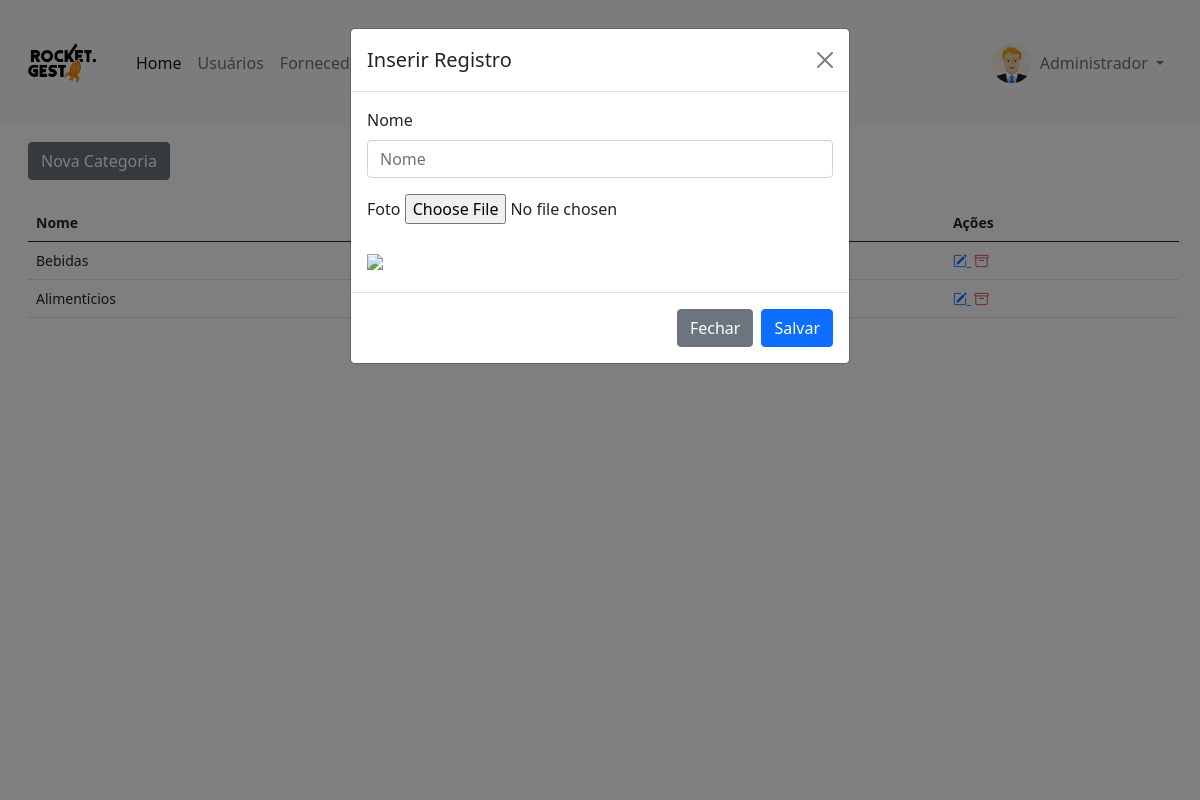
Page /pdv/painel-adm/index.php?pagina=categorias&funcao=novo (signed in) on the committed database.
### tables this page shows
CREATE TABLE `usuarios` (
  `id` int(11) NOT NULL,
  `nome` varchar(50) NOT NULL,
  `email` varchar(50) NOT NULL,
  `cpf` varchar(20) NOT NULL,
  `senha` varchar(20) NOT NULL,
  `nivel` varchar(20) NOT NULL
);

CREATE TABLE `categorias` (
  `id` int(11) NOT NULL,
  `nome` varchar(50) NOT NULL,
  `foto` varchar(150) DEFAULT NULL
);

### pdv/painel-adm/index.php (the view, shortened to what this page needs)
<?php
require_once('../conexao.php');
$menu1 = 'home';
$menu2 = 'usuarios';
$menu3 = 'fornecedores';
$menu4 = 'categorias';
$menu7 = 'caixas';
$menu8 = 'forma_pgtos';
$query = $pdo->query("SELECT * from usuarios WHERE id = '$_SESSION[id_usuario]'");
$res = $query->fetchAll(PDO::FETCH_ASSOC);
$nome_usu = $res[0]['nome'];
 ?>
<!DOCTYPE html>
<html>
<head>
	<link href="https://cdn.jsdelivr.net/npm/bootstrap@5.0.0-beta1/dist/css/bootstrap.min.css" rel="stylesheet">
	<link rel="stylesheet" type="text/css" href="../vendor/DataTables/datatables.min.css"/>
	<link rel="stylesheet" href="https://cdn.jsdelivr.net/npm/bootstrap-icons@1.3.0/font/bootstrap-icons.css">
</head>
<body>
	<nav class="navbar navbar-expand-lg navbar-light bg-light">
  <div class="container-fluid">
    <a class="navbar-brand" href="index.php">
    	<img src="../img/logo-texto-escuro.png" width="100">
    </a>
    <div class="collapse navbar-collapse" id="navbarSupportedContent">
      <ul class="navbar-nav me-auto mb-2 mb-lg-0">
        <li class="nav-item">
          <a class="nav-link active" aria-current="page" href="index.php?pagina=<?php echo $menu1 ?>">Home</a>
        </li>
        <li class="nav-item">
          <a class="nav-link" href="index.php?pagina=<?php echo $menu2 ?>">Usuários</a>
        </li>
         <li class="nav-item">
          <a class="nav-link" href="index.php?pagina=<?php echo $menu3 ?>">Fornecedores</a>
        </li>
        <li class="nav-item">
          <a class="nav-link" href="index.php?pagina=<?php echo $menu7 ?>">Caixas</a>
        </li>
        <li class="nav-item">
          <a class="nav-link" href="index.php?pagina=<?php echo $menu8 ?>">Forma PGTOS</a>
        </li>
        <li class="nav-item dropdown">
          <a class="nav-link dropdown-toggle" href="#" id="navbarDropdown" role="button" data-bs-toggle="dropdown" aria-expanded="false">
          </a>
        </li>
        <li class="nav-item dropdown">
          <a class="nav-link dropdown-toggle" href="#" id="navbarDropdown" role="button" data-bs-toggle="dropdown" aria-expanded="false">
          </a>
        </li>
      </ul>
      <div class="d-flex mx-3">
        <img src="../img/icone-user.png" width="40px" height="40px">
    <div class="collapse navbar-collapse" id="navbarNavDarkDropdown">
      <ul class="navbar-nav">
        <li class="nav-item dropdown">
          <a class="nav-link dropdown-toggle" href="#" id="navbarDarkDropdownMenuLink" role="button" data-bs-toggle="dropdown" aria-expanded="false">
            <?php echo $nome_usu ?>
          </a>
        </li>
      </ul>
    </div>
       </div>
    </div>
  </div>
</nav>
<div class="container-fluid mt-2 mx-3">
<?php
if(@$_GET['pagina'] == $menu1){
	require_once($menu1. '.php');
}
else if(@$_GET['pagina'] == $menu2){
	require_once($menu2. '.php');
}
else if(@$_GET['pagina'] == $menu3){
	require_once($menu3. '.php');
}
else if(@$_GET['pagina'] == $menu4){
	require_once($menu4. '.php');
}
 ?>
</div>
</body>
</html>

### pdv/painel-adm/categorias.php (shortened to what this page needs)
<?php
$pag = 'categorias';
require_once('../conexao.php');
?>
<a href="index.php?pagina=<?php echo $pag ?>&funcao=novo" type="button" class="btn btn-secondary mt-2">Nova Categoria</a>
<div class="mt-4" style="margin-right:25px">
	<?php
	$query = $pdo->query("SELECT * from categorias order by id desc");
	$res = $query->fetchAll(PDO::FETCH_ASSOC);
	$total_reg = @count($res);
	if($total_reg > 0){
		?>
		<small>
			<table id="example" class="table table-hover my-4" style="width:100%">
				<thead>
					<tr>
						<th>Nome</th>
						<th>Produtos</th>
						<th>Foto</th>
						<th>Ações</th>
					</tr>
				</thead>
				<tbody>
					<?php
					for($i=0; $i < $total_reg; $i++){
							$id_cat = $res[$i]['id'];
							$query_p = $pdo->query("SELECT * from produtos where categoria = '$id_cat'");
	$res_p = $query_p->fetchAll(PDO::FETCH_ASSOC);
	$produtos = @count($res_p);
							?>
						<tr>
							<td><?php echo $res[$i]['nome'] ?></td>
							<td><?php echo $produtos ?></td>
							<td><img src="../img/<?php echo $pag ?>/<?php echo $res[$i]['foto'] ?>" width="40"></td>
							<td>
								<a href="index.php?pagina=<?php echo $pag ?>&funcao=editar&id=<?php echo $res[$i]['id'] ?>" title="Editar Registro">
									<i class="bi bi-pencil-square text-primary"></i>
								</a>
								<a href="index.php?pagina=<?php echo $pag ?>&funcao=deletar&id=<?php echo $res[$i]['id'] ?>" title="Excluir Registro">
									<i class="bi bi-archive text-danger mx-1"></i>
								</a>
							</td>
						</tr>
					<?php } ?>
				</tbody>
			</table>
		</small>
	<?php }else{
		echo '<p>Não existem dados para serem exibidos!!';
	} ?>
</div>
<?php
if(@$_GET['funcao'] == "editar"){
	$titulo_modal = 'Editar Registro';
	$query = $pdo->query("SELECT * from categorias where id = '$_GET[id]'");
	$res = $query->fetchAll(PDO::FETCH_ASSOC);
	$total_reg = @count($res);
	if($total_reg > 0){
		$nome = $res[0]['nome'];
		$foto = $res[0]['foto'];
	}
}else{
	$titulo_modal = 'Inserir Registro';
}
?>
<div class="modal fade" tabindex="-1" id="modalCadastrar" data-bs-backdrop="static">
	<div class="modal-dialog">
		<div class="modal-content">
			<div class="modal-header">
				<h5 class="modal-title"><?php echo $titulo_modal ?></h5>
				<button type="button" class="btn-close" data-bs-dismiss="modal" aria-label="Close"></button>
			</div>
			<form method="POST" id="form">
				<div class="modal-body">
					<div class="mb-3">
						<label for="exampleFormControlInput1" class="form-label">Nome</label>
						<input type="text" class="form-control" id="nome" name="nome" placeholder="Nome" required="" value="<?php echo @$nome ?>">
					</div>
						<div class="form-group">
							<label >Foto</label>
							<input type="file" value="<?php echo @$foto ?>"  class="form-control-file" id="imagem" name="imagem" onChange="carregarImg();">
						</div>
						<div id="divImgConta" class="mt-4">
							<?php if(@$foto != ""){ ?>
								<img src="../img/<?php echo $pag ?>/<?php echo $foto ?>"  width="200px" id="target">
							<?php  }else{ ?>
								<img src="../img/<?php echo $pag ?>/sem-foto.jpg" width="200px" id="target">
							<?php } ?>
						</div>
			</div>
			<div class="modal-footer">
				<button type="button" id="btn-fechar" class="btn btn-secondary" data-bs-dismiss="modal">Fechar</button>
				<button name="btn-salvar" id="btn-salvar" type="submit" class="btn btn-primary">Salvar</button>
			</div>
		</form>
	</div>
</div>
</div>

### rows in the picture
usuarios: nome "Administrador"
categorias: nome "Bebidas"
categorias: nome "Alimentícios"

### other values in the picture
$titulo_modal "Inserir Registro"
